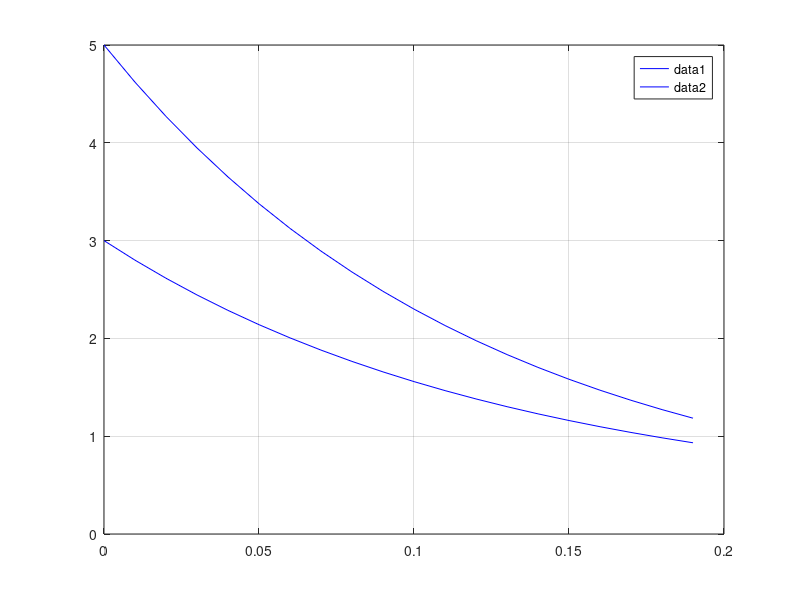

Source code (MATLAB):
function EDO_CuadroGrande
% Datos

y1 = 5; y2 = 3; w=1;
t0=0;
dt = 0.01;
N_dt = 20;

t = zeros(1, N_dt); %esta matriz tiene una fila
y = zeros(2, N_dt); %esta matriz tiene dos filas
k1 = zeros(2,N_dt);

tg = zeros(1,N_dt);

yg = zeros(2,N_dt);

k2 = zeros(2,N_dt);

Y_grande = zeros(2,N_dt);


t(1)=t0;
y(1,1)=y1;
y(2,1)=y2;

for i=1: N_dt-1

  k1(1,1) = dt*(-10*y(1,i)+4*y(2,i));
  k1(2,1) = dt*(-4*y(1,i)+0*y(2,i));

  %actualizacion del k1
  k1(1,1+i)= k1(1,1);
  k1(2,1+i)= k1(2,1); % aca dejo guardado todos los k1 en la matriz

  tg(1,i)= t(i) + dt/2*w;
  %actualizamos los tg
  tg(1,i+1)= tg(1,i);

  yg(1,1) = y(1,1)+ k1(1,1)*1/2*w;
  yg(2,1) = y(2,1)+ k1(2,1)*1/2*w;

  %actualizamos los yg
  yg(1,i+1)= yg(1,1);
  yg(2,1+i)= yg(2,1);

  k2(1,1)= dt*(-10*yg(1,1)+4*y(2,1));
  k2(2,1)= dt*(-4*yg(1,1)+0*y(2,1));

  %actualizacion k2
  k2(1,1+i)= k2(1,1);
  k2(2,1+i)= k2(2,1);

  Y_grande(1,1) = y(1,1) + k2(1,1); %estos serian los y1(n+1) e y2(n+1)
  Y_grande(2,1) = y(2,1) + k2(2,1);

  %actualizar los y grande
  Y_grande(1,1+i)= Y_grande(1,1);
  Y_grande(2,1+i)= Y_grande(2,1);

  %guardamos todos los Y
  y(1,i+1) = y(1,i)+ k1(1,1);
  y(2,i+1) = y(2,i)+ k1(2,1);

  t(i+1) = dt + t(i);

end


% Graficar las soluciones aproximadas
 figure(1)
plot(t,y(:,:),'b')
legend show;
grid on;


endfunction

